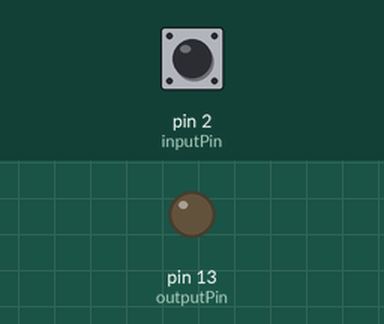
This sketch was run on a simulated Arduino Uno, built with avr-gcc and run on an emulated ATmega328P. Shown: output pins drawn as LEDs (lit = HIGH). Dashed ring = blinking. Inputs (shaded band) come from the test bench; at power-on: pin 2 (inputPin) HIGH.

Above: at 1.2 s.
1.3 s: pin 2 (inputPin) pulled LOW for 1 s
At 2.4 s:
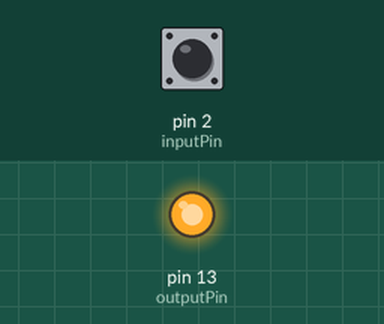
3.8 s: pin 2 (inputPin) pulled LOW for 0.15 s
At 4.9 s:
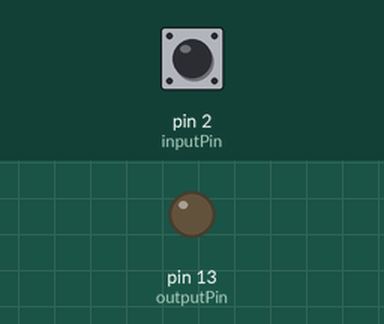
5.4 s: pin 2 (inputPin) pulled LOW for 3.2 s
At 5.5 s:
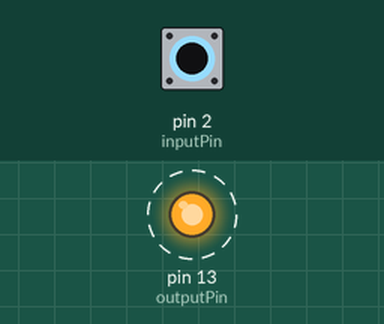
Timing chart, 0 to 9.9 s (numbered marks = the images above; inputs shaded):
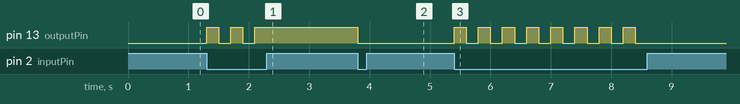

The sketch:

GPIO_pin_init_1.ino
```cpp
// Define pin numbers
const int inputPin = 2;  // Input pin for the button
const int outputPin = 13; // Output pin for the LED

void setup() {
    // Initialize the input pin as INPUT with pull-up resistor
    pinMode(inputPin, INPUT_PULLUP);

    // Initialize the output pin as OUTPUT
    pinMode(outputPin, OUTPUT);
}

void loop() {
    // Read the state of the input pin
    int buttonState = digitalRead(inputPin);

    // Check if the button is pressed (LOW state)
    if (buttonState == LOW) {
        // Toggle the output pin state
        digitalWrite(outputPin, !digitalRead(outputPin));

        // Wait for a short period to debounce the button
        delay(200); // Adjust delay as necessary
    }
}
```

Measured:
- after the input at 1.3 s, pin 13 (outputPin): alternates HIGH for 0.20 s and LOW for 0.20 s, 5 changes in all, then stays HIGH, starting at once
- after the input at 3.8 s, pin 13 (outputPin): HIGH → LOW at once
- after the input at 5.4 s, pin 13 (outputPin): alternates HIGH for 0.20 s and LOW for 0.20 s, 16 changes in all, then stays LOW, starting at once
